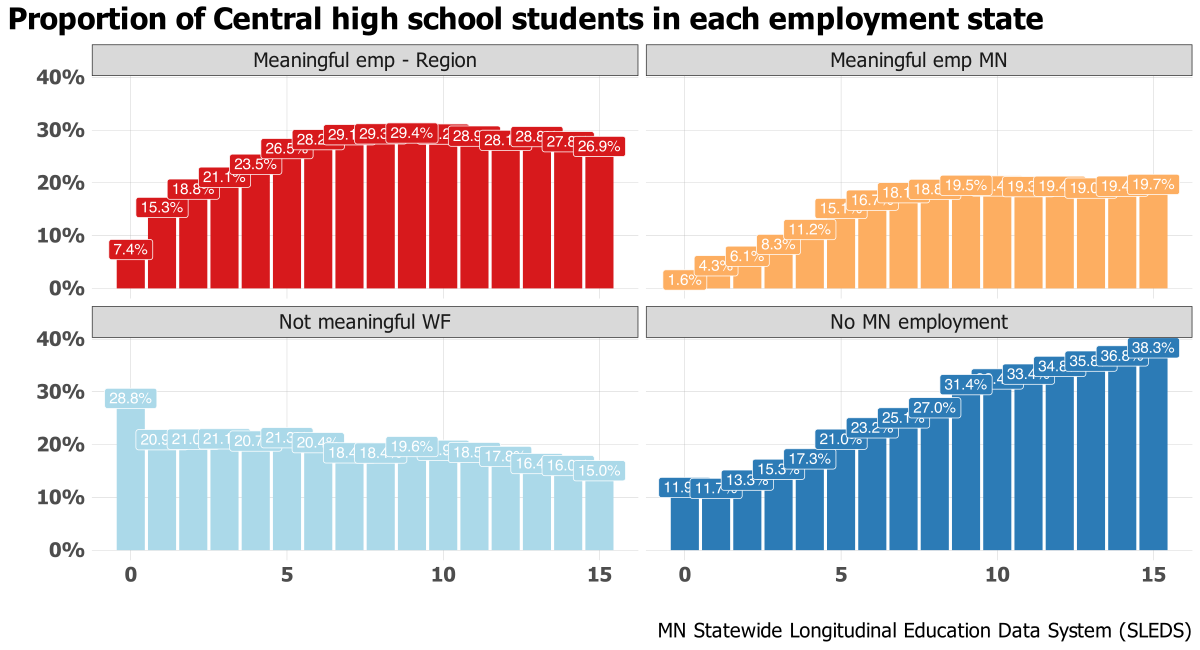

Reproduce this figure in R.
# library -----------------------------------------------------------------
library(tidyverse)
library(sf)
library(ggrepel)
library(scales)
library(ggiraph)
library(rmapshaper)
library(cowplot)
library(RColorBrewer)
library(extrafont)
library(lubridate)
library(systemfonts)
reset_font_cache()
library(ggtext)
library(readxl)
library(ggforce)


rm(list = ls())

theme_bar <- theme_bw() +
  theme(panel.grid.major = element_line(color = "grey70", size = 0.1),
        panel.grid.minor = element_blank(),
        axis.ticks = element_blank(),
        axis.text = element_text(face = "bold"),
        panel.border = element_blank(),
        legend.background = element_rect(fill = "transparent", color = "transparent"),
        legend.key = element_rect(fill = "transparent"),
        legend.key.size = unit(1, "lines"),
        legend.margin = margin(0,0,0,0),
        legend.title = element_blank(),
        legend.text = element_text(margin = margin(l = 2)),
        text = element_text(family = "Tahoma"),
        plot.title.position = "plot",
        plot.title = element_text(face = "bold"))

theme_line <- theme_bw() +
  theme(legend.background = element_rect(fill = "transparent", color = "transparent"),
        legend.key = element_rect(fill = "transparent"),
        legend.text = element_text(margin = margin(l = 2)),
        panel.grid.minor = element_blank(),
        panel.grid.major = element_line(color = "grey70", size = 0.1),
        axis.ticks = element_blank(),
        axis.text = element_text(face = "bold"),
        panel.border = element_blank(),
        legend.margin = margin(0,0,0,0),
        legend.key.size = unit(1, "lines"),
        text = element_text(family = "Tahoma"),
        plot.title.position = "plot",
        plot.title = element_text(face = "bold"))

theme_sf <- theme_bw() +
  theme(axis.text.x=element_blank(),
        axis.text.y=element_blank(),
        axis.ticks=element_blank(),
        panel.background = element_blank(),
        panel.grid.major = element_line(color = "white"),
        panel.border = element_blank(),
        plot.title = element_text(face = "bold"),
        legend.title = element_blank(),
        legend.text = element_text(margin = margin(l = 2)),
        legend.margin = margin(0,0,0,0),
        legend.key.size = unit(1, "lines"),
        text = element_text(family = "Tahoma"),
        plot.title.position = "plot")

regions <- read_csv("/Users/kellyasche/Library/CloudStorage/GoogleDrive-kasche@ruralmn.org/My Drive/Data Prep/R Projects/Join docs/county_regions.csv") %>%
  select(5,6) %>%
  unique() %>%
  mutate(edr = str_replace(edr, "  ", " "),
         planning.region = str_replace(planning.region, " Minnesota", ""),
         planning.region = fct_relevel(planning.region, "Northwest", "Northeast", "Central", "Seven County Mpls-St Paul", "Southwest", "Southeast"),
         edr = fct_relevel(edr, "EDR 1 - Northwest", "EDR 2 - Headwaters", "EDR 3 - Arrowhead", "EDR 4 - West Central", "EDR 5 - North Central", "EDR 6E- Southwest Central", "EDR 6W- Upper Minnesota Valley", "EDR 7E- East Central", "EDR 7W- Central", "EDR 8 - Southwest", "EDR 9 - South Central", "EDR 10 - Southeast", "EDR 11 - 7 County Twin Cities", "Minnesota"))

counties.regions <- read_csv("/Users/kellyasche/Library/CloudStorage/GoogleDrive-kasche@ruralmn.org/My Drive/Data Prep/R Projects/Join docs/county_regions.csv") %>%
  rename(mif = `MIF Region`) %>%
  mutate(countyfp = formatC(countyfp, width = 3, flag = "0"),
         Name = str_to_title(Name),
         Name = str_replace(Name, "Q", "q"),
         Name = str_replace(Name, "Of The", "of the"),
         Name = str_replace(Name, "Mcleod", "McLeod"),
         Dem_Desc = ifelse(Name == "Minnesota", "Minnesota", Dem_Desc),
         Dem_Desc = fct_relevel(Dem_Desc, "Entirely rural", "Town/rural mix", "Urban/town/rural mix", "Entirely urban"),
         edr = str_replace(edr, "  ", " "),
         planning.region = str_replace(planning.region, " Minnesota", ""),
         planning.region = fct_relevel(planning.region, "Northwest", "Northeast", "Central", "Seven County Mpls-St Paul", "Southwest", "Southeast"),
         edr = fct_relevel(edr, "EDR 1 - Northwest", "EDR 2 - Headwaters", "EDR 3 - Arrowhead", "EDR 4 - West Central", "EDR 5 - North Central", "EDR 6E- Southwest Central", "EDR 6W- Upper Minnesota Valley", "EDR 7E- East Central", "EDR 7W- Central", "EDR 8 - Southwest", "EDR 9 - South Central", "EDR 10 - Southeast", "EDR 11 - 7 County Twin Cities", "Minnesota"),
         mif = ifelse(is.na(mif), "TC", mif),
         mif = as.factor(mif),
         mif = fct_relevel(mif, "NW", "NE", "WC", "EC", "SW", "SE", "TC"))
color.ruca <- c("Entirely rural" = "#009933", "Town/rural mix" = "#99CC33", "Urban/town/rural mix" = "#CC9966", "Entirely urban" = "#754C29")

color.pr <- c("Northwest" = "#4575b4","Northeast" = "grey", "Central" = "#fee090", "Seven County Mpls-St Paul" = "#d73027", "Southwest" = "#91bfdb", "Southeast" = "#fc8d59")

color.edr <- c("EDR 1 - Northwest" = "#b3cde3", "EDR 2 - Headwaters" = "#8c96c6", "EDR 3 - Arrowhead" = "#fe9929", "EDR 4 - West Central" = "#8856a7", "EDR 5 - North Central" = "#810f7c", "EDR 6E- Southwest Central" = "#e5f5f9", "EDR 6W- Upper Minnesota Valley" = "#bdc9e1", "EDR 7E- East Central" = "#99d8c9", "EDR 7W- Central" = "#2ca25f", "EDR 8 - Southwest" = "#74a9cf", "EDR 9 - South Central" = "#0570b0", "EDR 10 - Southeast" = "#d7301f", "EDR 11 - 7 County Twin Cities" = "#d8b365")

color.edr.simple <- c("EDR 1" = "#b3cde3", "EDR 2" = "#8c96c6", "EDR 3" = "#fe9929", "EDR 4" = "#8856a7", "EDR 5" = "#810f7c", "EDR 6E" = "#e5f5f9", "EDR 6W" = "#bdc9e1", "EDR 7E" = "#99d8c9", "EDR 7W" = "#2ca25f", "EDR 8" = "#74a9cf", "EDR 9" = "#0570b0", "EDR 10" = "#d7301f", "EDR 11" = "#d8b365", "Minnesota" = "black")

color.pr.edr <- c ("Northwest" = "#4575b4","Northeast" = "#e0f3f8", "Central" = "#fee090", "Seven County Mpls-St Paul" = "#d73027", "Southwest" = "#91bfdb", "Southeast" = "#fc8d59", "Minnesota" = "black", "EDR 1 - Northwest" = "#b3cde3", "EDR 2 - Headwaters" = "#8c96c6", "EDR 3 - Arrowhead" = "#fe9929", "EDR 4 - West Central" = "#8856a7", "EDR 5 - North Central" = "#810f7c", "EDR 6E- Southwest Central" = "#e5f5f9", "EDR 6W- Upper Minnesota Valley" = "#bdc9e1", "EDR 7E- East Central" = "#99d8c9", "EDR 7W- Central" = "#2ca25f", "EDR 8 - Southwest" = "#74a9cf", "EDR 9 - South Central" = "#0570b0", "EDR 10 - Southeast" = "#d7301f", "EDR 11 - 7 County Twin Cities" = "#d8b365")

color.six <- c("#009933", "#4575b4", "grey", "#fee090", "#fc8d59", "#d73027")

mn_counties <- st_read("/Users/kellyasche/Library/CloudStorage/GoogleDrive-kasche@ruralmn.org/My Drive/Data Prep/R Projects/Shapefiles/County shapefiles/MNCounties_MNDOT.shp", quiet = TRUE) %>%
  ms_simplify(keep = .01, keep_shapes = TRUE) %>%
  rename(countyfp = FIPS_CODE)

counties.regions.1 <- counties.regions %>%
  mutate(statefp = "27",
         project.pr = ifelse(edr %in% c("EDR 1 - Northwest", "EDR 2 - Headwaters", "EDR 4 - West Central"), "Northwest",
                             ifelse(edr == "EDR 3 - Arrowhead", "Northeast",
                                    ifelse(edr %in% c("EDR 5 - North Central", "EDR 7E- East Central", "EDR 7W- Central"), "Central",
                                           ifelse(edr %in% c("EDR 6E- Southwest Central", "EDR 6W- Upper Minnesota Valley", "EDR 8 - Southwest"), "Southwest",
                                                  ifelse(edr %in% c("EDR 9 - South Central", "EDR 10 - Southeast"), "Southern", as.character(planning.region)))))),
         project.pr = fct_relevel(project.pr, "Northwest", "Northeast", "Central", "Seven County Mpls-St Paul", "Southwest", "Southern"))

color.project.pr <- c("Northwest" = "#4575b4","Northeast" = "grey", "Central" = "#fee090", "Seven County Mpls-St Paul" = "#d73027", "Southwest" = "#91bfdb", "Southern" = "#fc8d59")


# Prep data ---------------------------------------------------------------

original <- read_csv("Data/SLEDS/Masters/States/annual-seven-states.csv")

data <- original %>%
  mutate(states = as.factor(states),
         emp.states = ifelse(states %in% c("Meaningful emp County", "Meaningful emp EDR", "Meaningful emp region"), "Meaningful emp - Region", as.character(states)),
         emp.states = as.factor(emp.states)) %>%
  filter(states != "After 2023") %>%
  group_by(grad.year, emp.states) %>%
  summarize(n = n()) %>%
  ungroup() %>%
  group_by(grad.year) %>%
  mutate(pct = n / sum(n)) %>%
  ungroup() %>%
  mutate(data_id = seq(n())) %>%
  mutate(grad.year = str_sub(grad.year, -2, -1),
         grad.year = str_replace(grad.year, "[.]", ""),
         grad.year = as.numeric(grad.year)) %>%
  mutate(emp.states = str_replace(emp.states, "Not meaningful, not attending ps", "Not meaningful WF"),
         emp.states = str_replace(emp.states, "No MN emp record, not attending ps", "No MN employment"),
         emp.states = fct_relevel(emp.states, "Meaningful emp - Region", "Meaningful emp MN", "Not meaningful WF", "No MN employment", "Attending ps")) 

ggplot(data = filter(data, emp.states != "Attending ps"), aes(grad.year, pct, fill = emp.states)) +
  facet_wrap(~emp.states, ncol = 2) +
  geom_bar(stat = "identity") +
  geom_label(aes(label = percent(pct, accuracy = .1)), show.legend = FALSE, color = "white") +
  labs(x="", y = "", title = "Proportion of Central high school students in each employment state",
       caption = "MN Statewide Longitudinal Education Data System (SLEDS)")  +
  scale_y_continuous(labels=scales::percent) +
  scale_fill_manual(values = brewer.pal(n = 4, "RdYlBu")) +
  theme_bar+
  theme(legend.position = "none",
        text = element_text(size = 18))

ggsave(filename = "Charts/Presentations/annual-emp-states-bar.pdf", device = cairo_pdf, dpi = "print", width = 12, height = 6.5)
